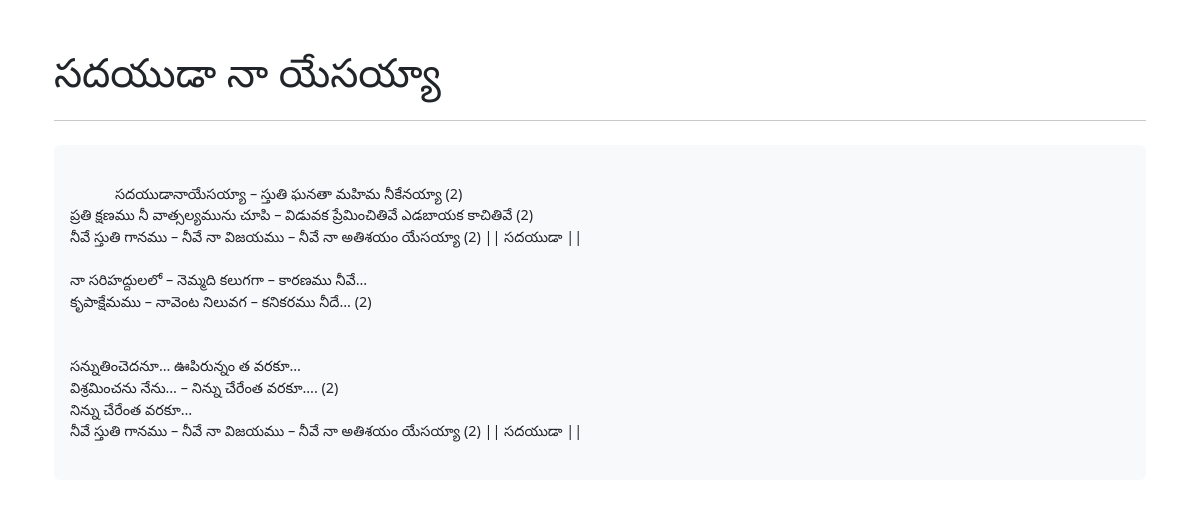
The app's page /1/sadayuda with its own data.
### Songs/models.py (models this page shows, shortened)
class Song(models.Model):
    class Status(models.TextChoices):
        DRAFT = 'DF', 'Draft'
        PUBLISHED = 'PB', 'Published'
    CATEGORY_CHOICES = [
        ('A', 'స్తుతి, ఆరాధన, సిలువ ద్యానం'),
        ('B', 'హెచ్చరిక, దిద్దుబాటు'),
        ('C', 'ప్రార్థన, విజ్ఞాపన, యాచన'),
        ('D', 'లేఖన విలువ '),
        ('E', 'సేవా పిలుపు, సేవా సమర్పణ'),
        ('F', 'ఆధరణ, ప్రోత్సాహము'),
        ('G', 'యవనస్థులు'),
        ('H', 'సోదరీలు'),
        ('I', 'సువార్త సందేశం, సువార్త పిలుపు'),
        ('J', 'ప్రభువు రాకడ, రాకడ సిద్ధపాటు '),
        ('K', 'అనుబంధ కీర్తనలు'),
    ]
    song_Number = models.IntegerField()
    title = models.CharField(max_length=100)
    body = models.TextField()
    slug = models.SlugField(max_length=100, unique=True, blank=True, allow_unicode=True)
    status = models.CharField(max_length=2,
                              choices=Status.choices,
                              default=Status.DRAFT,
                              )
    objects = models.Manager()
    published = PublishedManager()
    category = models.CharField(max_length=1, choices=CATEGORY_CHOICES, default='A')
    tags = TaggableManager()

### Songs/views.py (the view)
# urls.py: path('<int:song_Number>/<slug:slug>', SongDetailView.as_view(), name='song_detail'),
class SongDetailView(DetailView):
    model = Song
    template_name = 'songs/song_detail.html'
    context_object_name = 'song'
    def get_object(self):
        song_Number = self.kwargs.get("song_Number")
        slug = self.kwargs.get("slug")
        post = get_object_or_404(Song, song_Number=song_Number, slug=slug)
        return post

### templates/songs/song_detail.html (shortened to what this page needs)
{% extends 'songs/base.html' %}
{% block Content %}
<div class="container mt-5">
    <h1 class="display-6">{{ song.title }}</h1>
    <hr class="my-4">
    <article class="mb-5">
        <p class="lead bg-light p-3 rounded" style="white-space: pre-wrap; font-size: 0.9rem;">
            {{ song.body }}
        </p>
    </article>
</div>
{% endblock %}

### records on screen
Song: title "సదయుడా నా యేసయ్యా", body "సదయుడానాయేసయ్యా – స్తుతి ఘనతా మహిమ నీకేనయ్యా (2) ప్రతి క్షణము నీ వాత్సల్యమును చూపి – విడువక ప్రేమించితివే ఎడబాయక కాచితివే (2) నీవే స్తుతి గానము – నీవే నా విజయము – నీవే నా అతిశయం యేసయ్యా (2) || సదయుడా || నా సరిహద్దులలో – నెమ్మది కలుగగా – కారణము నీవే… కృపాక్షేమము – నావెంట నిలువగ – కనికరము నీదే… (2) సన్నుతించెదనూ… ఊపిరున్నం త వరకూ… విశ్రమించను నేను… – నిన్ను చేరేంత వరకూ…. (2) నిన్ను చేరేంత వరకూ… నీవే స్తుతి గానము – నీవే నా విజయము – నీవే నా అతిశయం యేసయ్యా (2) || సదయుడా ||"
